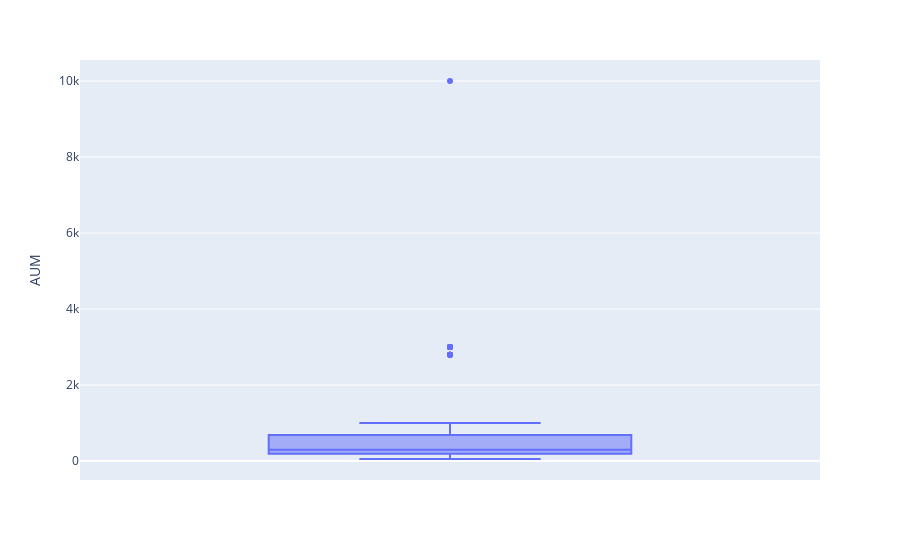

Notebook source saved alongside this figure:
### Code cell
fig = px.box(data, y='AUM')
fig.show()

### Figure 1 — Plotly figure (JSON) as saved in the notebook; plotly's stock layout.template omitted (floating-point values rounded to 4 significant figures)
{"data": [{"alignmentgroup": "True", "hovertemplate": "AUM=%{y}<extra></extra>", "legendgroup": "", "marker": {"color": "#636efa"}, "name": "", "notched": false, "offsetgroup": "", "orientation": "v", "showlegend": false, "type": "box", "x0": " ", "xaxis": "x", "y": [885, 885, 885, 300, 300, 300, 300, 300, 300, 300, 300, 300, 150, 2800, 2800, 2800, 2800, 2800, 2800, 2800, 1000, 1000, 60, 381, 381, 381, 381, 381, 381, 3000, 3000, 3000, 3000, 3000, 3000, 3000, 3000, 10000, 429.5, 429.5, 429.5, 380, 380, 60.2, 60.2, 60.2, 242, 242, 242, 242, 242, 242, 242, 242, 242, 190, 190, 190, 190, 190, 190, 190, 190, 190, 190, 190, 190, 190, 190, 190, 130, 54, 54, 75, 75, 75, 481, 481, 481, 481, 481, 481, 481, 481], "y0": " ", "yaxis": "y"}], "layout": {"boxmode": "group", "legend": {"tracegroupgap": 0}, "margin": {"t": 60}, "xaxis": {"anchor": "y", "domain": [0, 1]}, "yaxis": {"anchor": "x", "domain": [0, 1], "title": {"text": "AUM"}}}}
